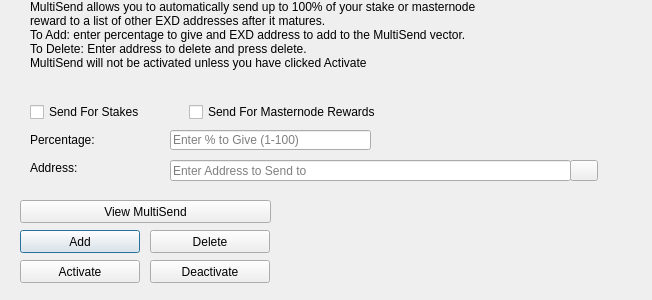
<?xml version="1.0" encoding="UTF-8"?>
<ui version="4.0">
 <class>MultiSendDialog</class>
 <widget class="QDialog" name="MultiSendDialog">
  <property name="windowModality">
   <enum>Qt::NonModal</enum>
  </property>
  <property name="geometry">
   <rect>
    <x>0</x>
    <y>0</y>
    <width>652</width>
    <height>300</height>
   </rect>
  </property>
  <property name="windowTitle">
   <string>MultiSend</string>
  </property>
  <widget class="QLineEdit" name="multiSendPercentEdit">
   <property name="geometry">
    <rect>
     <x>170</x>
     <y>130</y>
     <width>201</width>
     <height>20</height>
    </rect>
   </property>
   <property name="toolTip">
    <string>Enter whole numbers 1 - 100</string>
   </property>
   <property name="placeholderText">
    <string>Enter % to Give (1-100)</string>
   </property>
  </widget>
  <widget class="QLineEdit" name="multiSendAddressEdit">
   <property name="geometry">
    <rect>
     <x>170</x>
     <y>160</y>
     <width>401</width>
     <height>21</height>
    </rect>
   </property>
   <property name="toolTip">
    <string/>
   </property>
   <property name="placeholderText">
    <string>Enter Address to Send to</string>
   </property>
  </widget>
  <widget class="QLabel" name="label_2">
   <property name="geometry">
    <rect>
     <x>30</x>
     <y>0</y>
     <width>451</width>
     <height>121</height>
    </rect>
   </property>
   <property name="lineWidth">
    <number>1</number>
   </property>
   <property name="text">
    <string>MultiSend allows you to automatically send up to 100% of your stake or masternode reward to a list of other EXD addresses after it matures.
To Add: enter percentage to give and EXD address to add to the MultiSend vector.
To Delete: Enter address to delete and press delete.
MultiSend will not be activated unless you have clicked Activate</string>
   </property>
   <property name="alignment">
    <set>Qt::AlignLeading|Qt::AlignLeft|Qt::AlignTop</set>
   </property>
   <property name="wordWrap">
    <bool>true</bool>
   </property>
  </widget>
  <widget class="QLabel" name="message">
   <property name="geometry">
    <rect>
     <x>290</x>
     <y>200</y>
     <width>351</width>
     <height>91</height>
    </rect>
   </property>
   <property name="text">
    <string/>
   </property>
  </widget>
  <widget class="QPushButton" name="addButton">
   <property name="geometry">
    <rect>
     <x>20</x>
     <y>230</y>
     <width>120</width>
     <height>23</height>
    </rect>
   </property>
   <property name="toolTip">
    <string/>
   </property>
   <property name="statusTip">
    <string>Add to MultiSend Vector</string>
   </property>
   <property name="text">
    <string>Add</string>
   </property>
  </widget>
  <widget class="QPushButton" name="disableButton">
   <property name="geometry">
    <rect>
     <x>150</x>
     <y>260</y>
     <width>120</width>
     <height>23</height>
    </rect>
   </property>
   <property name="statusTip">
    <string>Deactivate MultiSend</string>
   </property>
   <property name="text">
    <string>Deactivate</string>
   </property>
  </widget>
  <widget class="QPushButton" name="addressBookButton">
   <property name="geometry">
    <rect>
     <x>570</x>
     <y>160</y>
     <width>28</width>
     <height>21</height>
    </rect>
   </property>
   <property name="toolTip">
    <string>Choose an address from the address book</string>
   </property>
   <property name="text">
    <string/>
   </property>
   <property name="icon">
    <iconset resource="../exdex.qrc">
     <normaloff>:/icons/address-book</normaloff>:/icons/address-book</iconset>
   </property>
   <property name="shortcut">
    <string>Alt+A</string>
   </property>
   <property name="autoDefault">
    <bool>false</bool>
   </property>
  </widget>
  <widget class="QLabel" name="label">
   <property name="geometry">
    <rect>
     <x>30</x>
     <y>130</y>
     <width>121</width>
     <height>20</height>
    </rect>
   </property>
   <property name="toolTip">
    <string>Percentage of stake to send</string>
   </property>
   <property name="text">
    <string>Percentage:</string>
   </property>
  </widget>
  <widget class="QLabel" name="label_5">
   <property name="geometry">
    <rect>
     <x>30</x>
     <y>160</y>
     <width>111</width>
     <height>16</height>
    </rect>
   </property>
   <property name="toolTip">
    <string>Address to send portion of stake to</string>
   </property>
   <property name="text">
    <string>Address:</string>
   </property>
  </widget>
  <widget class="QPushButton" name="deleteButton">
   <property name="geometry">
    <rect>
     <x>150</x>
     <y>230</y>
     <width>120</width>
     <height>23</height>
    </rect>
   </property>
   <property name="toolTip">
    <string/>
   </property>
   <property name="statusTip">
    <string>Delete Address From MultiSend Vector</string>
   </property>
   <property name="text">
    <string>Delete</string>
   </property>
  </widget>
  <widget class="QPushButton" name="activateButton">
   <property name="geometry">
    <rect>
     <x>20</x>
     <y>260</y>
     <width>120</width>
     <height>23</height>
    </rect>
   </property>
   <property name="statusTip">
    <string>Activate MultiSend</string>
   </property>
   <property name="text">
    <string>Activate</string>
   </property>
  </widget>
  <widget class="QPushButton" name="viewButton">
   <property name="geometry">
    <rect>
     <x>20</x>
     <y>200</y>
     <width>251</width>
     <height>23</height>
    </rect>
   </property>
   <property name="toolTip">
    <string/>
   </property>
   <property name="statusTip">
    <string>View MultiSend Vector</string>
   </property>
   <property name="text">
    <string>View MultiSend</string>
   </property>
  </widget>
  <widget class="QWidget" name="horizontalLayoutWidget">
   <property name="geometry">
    <rect>
     <x>30</x>
     <y>100</y>
     <width>351</width>
     <height>24</height>
    </rect>
   </property>
   <layout class="QHBoxLayout" name="horizontalLayout">
    <item>
     <widget class="QCheckBox" name="multiSendStakeCheckBox">
      <property name="text">
       <string>Send For Stakes</string>
      </property>
     </widget>
    </item>
    <item>
     <widget class="QCheckBox" name="multiSendMasternodeCheckBox">
      <property name="text">
       <string>Send For Masternode Rewards</string>
      </property>
     </widget>
    </item>
   </layout>
  </widget>
 </widget>
 <resources>
  <include location="../exdex.qrc"/>
 </resources>
 <connections/>
</ui>
